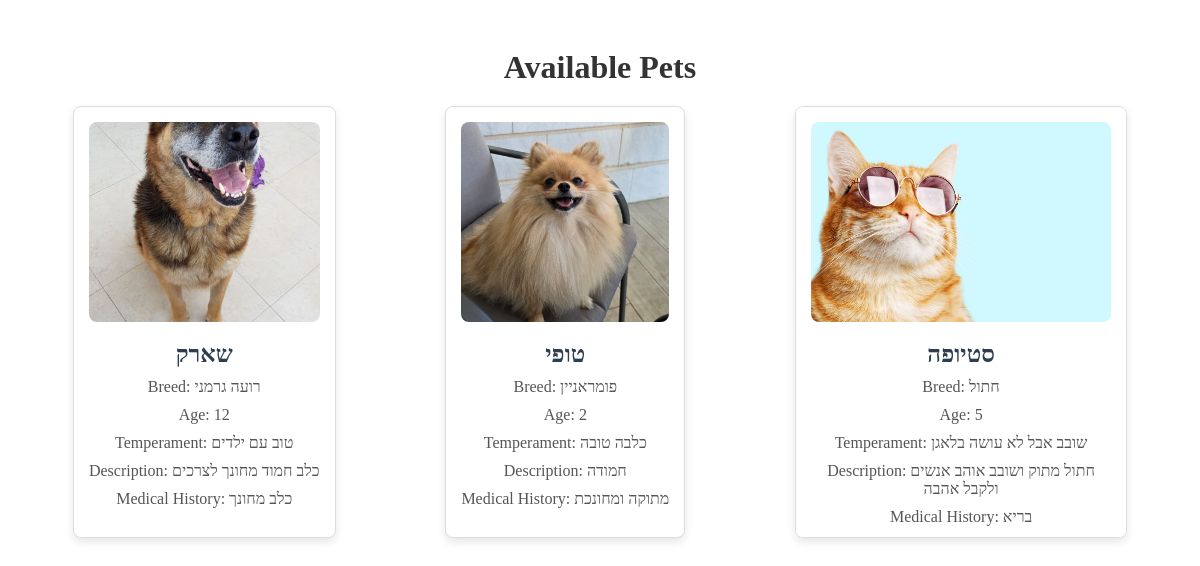
The app's page /resources/, older data.
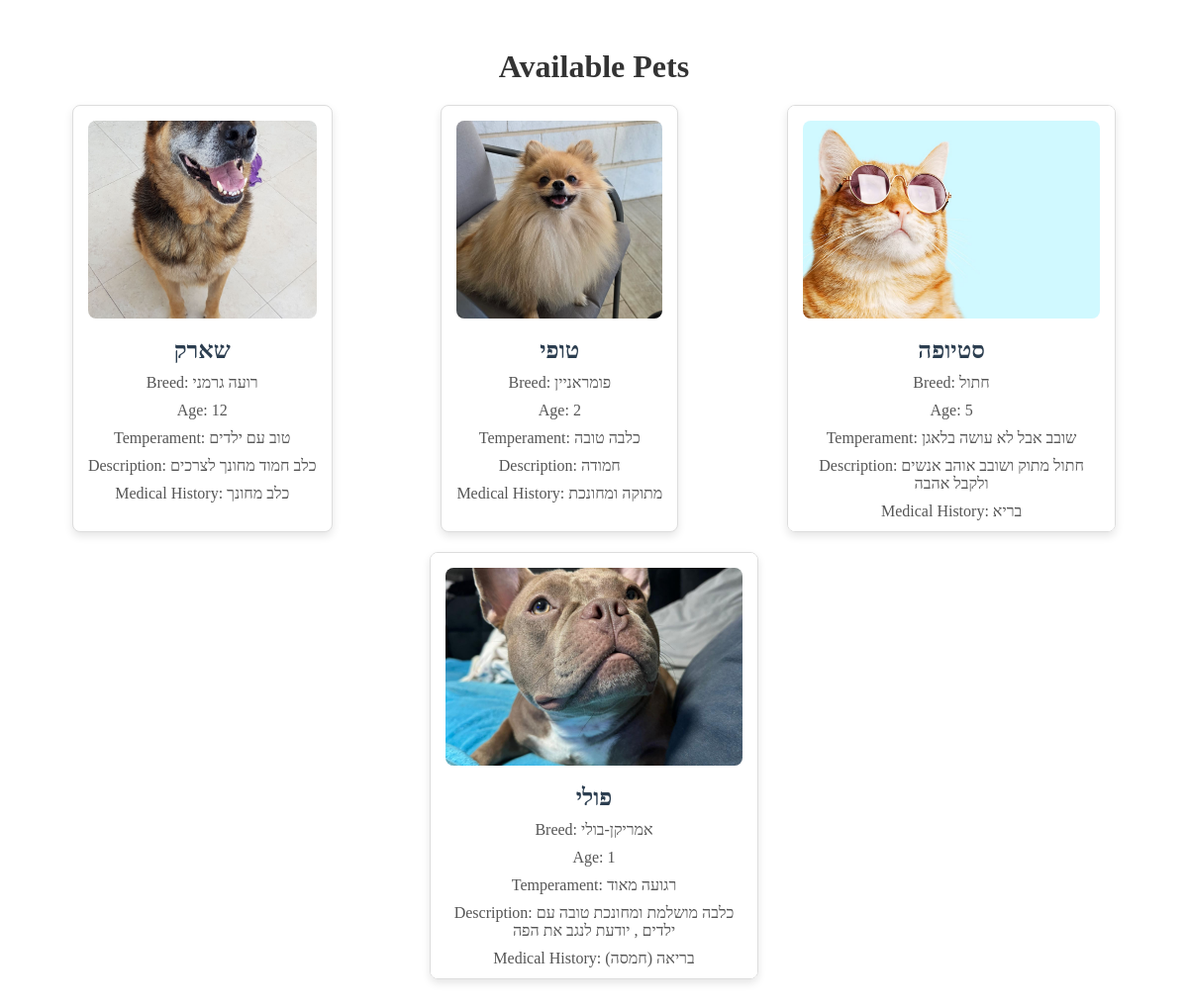
The same page, newer data.
### main/models.py (models this page shows)
class Pet(models.Model):
    name = models.CharField(max_length=100)
    age = models.IntegerField()
    breed = models.CharField(max_length=100)
    description = models.TextField()
    temperament = models.CharField(max_length=100)
    medical_history = models.TextField()
    image = models.ImageField(upload_to='pet_images/')

### main/views.py (the view)
# urls.py: path('resources/', views.resources, name='resources'),
def resources(request):
    pets = Pet.objects.all()  # Fetch all Pet objects from the database
    context = {'pets': pets}
    return render(request=request, template_name='pet_list.html',context=context)

### main/templates/pet_list.html (shortened to what this page needs)
<!DOCTYPE html>
<html lang="he">
<head>
</head>
<body>
    <div class="container">
        <h1>Available Pets</h1>
        {% if pets %}
        <div class="pets-grid">
            {% for pet in pets %}
            <div class="pet-card">
                <img class="pet-image" src="{{ pet.image.url }}" alt="{{ pet.name }}">
                <div class="pet-name">{{ pet.name }}</div>
                <div class="pet-info">Breed: {{ pet.breed }}</div>
                <div class="pet-info">Age: {{ pet.age }}</div>
                <div class="pet-info">Temperament: {{ pet.temperament }}</div>
                <div class="pet-info">Description: {{ pet.description }}</div>
                <div class="pet-info">Medical History: {{ pet.medical_history }}</div>
            </div>
            {% endfor %}
        </div>
        {% else %}
        <p>No pets available at the moment.</p>
        {% endif %}
    </div>
</body>
</html>

Row changes from the older to the newer data that the page shows:
added Pet: image (picture), name "פולי", breed "אמריקן-בולי", age "1", temperament "רגועה מאוד", description "כלבה מושלמת ומחונכת טובה עם ילדים , יודעת לנגב את הפה", medical_history "בריאה (חמסה)"
